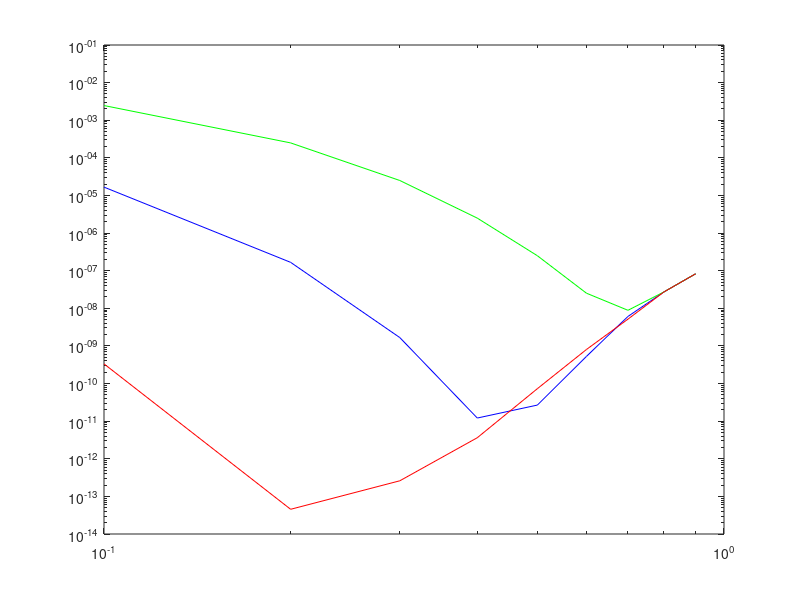

Source code (MATLAB):
%Bauer Michael und Ehrenberg Stephanie

%2.a
vectorH = 0;

for i=1:1:10
    vectorH(i) = 10^-i;
end

vectorSolution1 = 0;
vectorSolution2 = 0;
vectorSolution3 = 0;
x = 0;

for i=1:1:10
    vectorSolution1(i) = (exp(0+vectorH(i))-exp(0-vectorH(i)))/(2*vectorH(i));
end

for i=1:1:10
    vectorSolution2(i) = (2*exp(x+vectorH(i))-exp(x)-exp(x-2*vectorH(i)))/(4*vectorH(i));
end

for i=1:1:10
    vectorSolution3(i) = (-exp(x+2*vectorH(i))+8*exp(x+vectorH(i))-8*exp(x-vectorH(i))+exp(x-2*vectorH(i)))/(12*vectorH(i));
end

%2.b
vectorFehler1 = 0;
vectorFehler2 = 0;
vectorFehler3 = 0;

for i=1:1:10
    vectorFehler1(i) = abs(exp(x)-vectorSolution1(i));
end

for i=1:1:10
    vectorFehler2(i) = abs(exp(x)-vectorSolution2(i));
end

for i=1:1:10
    vectorFehler3(i) = abs(exp(x)-vectorSolution3(i));
end

x = [0:0.1:0.9];
loglog(x,vectorFehler1,'b',x,vectorFehler2,'g',x,vectorFehler3,'r')

%2c
%precision=16;
%for i=1:1:10
%    num2str(vectorFehler1(i),precision)
%end

%for i=1:1:10
%    num2str(vectorFehler2(i),precision)
%end
%for i=1:1:10
%    num2str(vectorFehler3(i),precision)
%end
